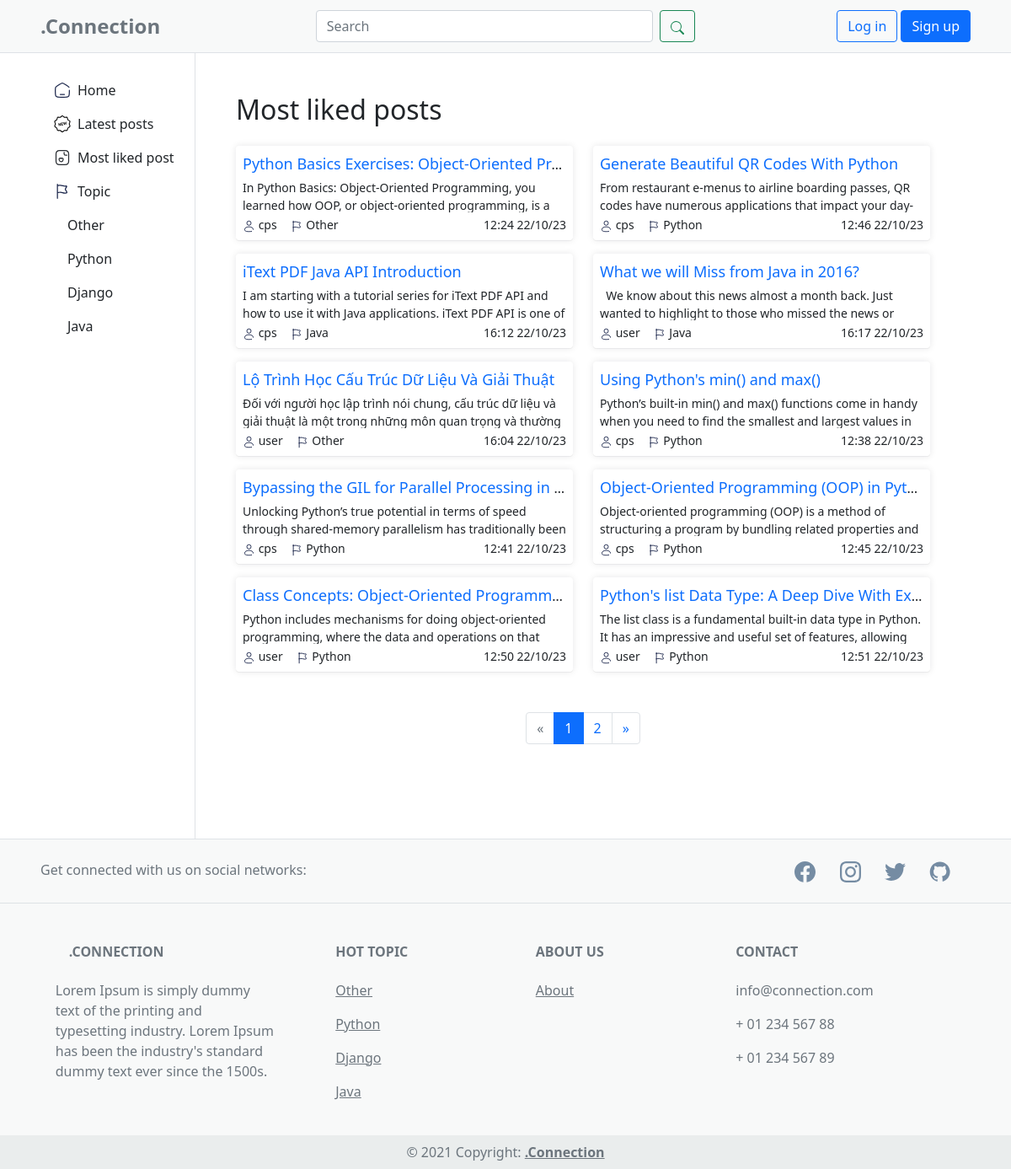
The page /most_liked_posts/ on the database its author committed.
### app/models.py (models this page shows, shortened)
class Topic(models.Model):
    name = models.CharField(max_length=100)
    def __str__(self):
        return self.name

class Post(models.Model):
    title = models.CharField(max_length=200)
    content = HTMLField()
    user = models.ForeignKey(User, on_delete=models.CASCADE, default=None)
    likes = models.ManyToManyField(User, related_name='liked_posts')
    pub_date = models.DateTimeField(auto_now_add=True)
    topic = models.ForeignKey(Topic, on_delete=models.CASCADE, default=1)

### app/views.py (the view)
# urls.py: path('most_liked_posts/', views.ListPostByLike.as_view(), name='most_liked_posts'),
class ListPostByLike(ListView):
    model = Post
    template_name = 'app/most_liked_posts.html'
    context_object_name = 'most_liked_posts'
    paginate_by = 10
    queryset = Post.objects.annotate(like_count=Count('likes')).order_by('-like_count')
    def get_context_data(self, **kwargs):
        context = super().get_context_data(**kwargs)
        paginator = context['paginator']
        page = self.request.GET.get('page')
        try:
            posts = paginator.get_page(page)
        except EmptyPage:
            posts = paginator.get_page(1)
        current_page = posts.number
        total_pages = paginator.num_pages
        if total_pages <= 5:
            page_range = range(1, total_pages + 1)
        elif current_page <= 3:
            page_range = range(1, 6)
        elif current_page >= total_pages - 2:
            page_range = range(total_pages - 4, total_pages + 1)
        else:
            page_range = range(current_page - 2, current_page + 3)
        context['page_range'] = page_range
        return context

### app/context_processors.py (called while the page is built)
def topics(request):
    topics = Topic.objects.all()
    return {'topics': topics}

### templates/app/most_liked_posts.html (shortened to what this page needs)
{% extends "components/base.html"%}
{% load static %}
{% block extrastyles %}
<link rel="stylesheet" type="text/css" href="{% static 'css/app.css' %}" />
{% endblock extrastyles %}
{% block content %}
<h2>Most liked posts</h2>
<div class="main-body-posts">
  <div class="row">
    {% for post in most_liked_posts %}
    <div class="col-xl-6">
      <div class="rounded p-2 mt-3 post-card">
        <div class="text-truncate mb-1">
          <a class="text-decoration-none text-md" href="{% url 'post' id=post.id %}">{{ post.title }}</a>
        </div>
        <div>
          <p class="m-0 text-truncate text-sm text-wrap post-content">
            {{ post.content|striptags }}
          </p>
          <div class="m-0 mt-1 text-sm d-flex justify-content-between">
            <div class="d-flex gap-3">
              <div>
                <span>{{post.user}}</span>
              </div>
              <div>
                <span>{{post.topic}}</span>
              </div>
            </div>
            <span>{{post.pub_date|date:"H:i d/m/y" }}</span>
          </div>
        </div>
      </div>
    </div>
    {% endfor %}
  </div>
</div>
<nav class="d-flex justify-content-center mt-5" aria-label="Pagination">
  <ul class="pagination">
    {% if page_obj.has_previous %}
    <li class="page-item"><a class="page-link" href="?page={{ page_obj.previous_page_number }}">&laquo;</a></li>
    {% else %}
    <li class="page-item disabled"><span class="page-link">&laquo;</span></li>
    {% endif %}
    {% for i in page_range %}
    {% if page_obj.number == i %}
    <li class="page-item active"><span class="page-link">{{ i }} </span></li>
    {% elif i == page_range.0 or i == page_range.1 or i == page_range|last %}
    <li class="page-item"><a class="page-link" href="?page={{ i }}">{{ i }}</a></li>
    {% endif %}
    {% endfor %}
    {% if page_obj.has_next %}
    <li class="page-item"><a class="page-link" href="?page={{ page_obj.next_page_number }}">&raquo;</a></li>
    {% else %}
    <li class="page-item disabled"><span class="page-link">&raquo;</span></li>
    {% endif %}
  </ul>
</nav>
{% endblock content %}

### templates/components/side.html (shortened to what this page needs)
<div class="col-2 d-none d-lg-block border-end px-0">
  <div class="d-flex flex-column align-items-center align-items-sm-start px-3 pt-2 text-white">
    <ul class="nav nav-pills flex-column mb-sm-auto mb-0 mt-3 align-items-center align-items-sm-start" id="menu">
      <li class="nav-item">
        <a href="{% url "index" %}" class="nav-link align-middle px-0 d-flex align-items-center gap-1">
          <span class="ms-1 d-none d-sm-inline text-dark side-ele">
            Home
          </span>
        </a>
      </li>
      <li>
        <a href="{% url "latest_posts" %}" class="nav-link px-0 align-middle d-flex align-items-center gap-1">
          <span class="ms-1 d-none d-sm-inline text-dark side-ele">Latest posts</span></a>
      </li>
      <li>
        <a href="{% url "most_liked_posts" %}" class="nav-link px-0 align-middle d-flex align-items-center gap-1">
          <span class="ms-1 d-none d-sm-inline text-dark side-ele">Most liked post</span></a>
      </li>
      <li>
        <a href="#submenu1" data-bs-toggle="collapse" class="nav-link px-0 align-middle d-flex align-items-center gap-1">
          <span class="ms-1 d-none d-sm-inline text-dark side-ele">Topic </span>
        </a>
        <ul class="collapse show nav flex-column ms-xxl-5 ms-3" id="submenu1" data-bs-parent="#menu">
          {% for topic in topics %}
          <li class="">
            <a href="{% url "post_by_topic" topic.id %}" class="nav-link px-0">
              <span class="d-none d-sm-inline text-dark side-ele">{{topic}}</span>
            </a>
          </li>
          {% endfor %}
        </ul>
      </li>
    </ul>
  </div>
</div>

### templates/components/footer.html (shortened to what this page needs)
<footer class="text-center text-lg-start footer text-muted">
  <section class="d-flex justify-content-center justify-content-lg-between p-4 px-5 border-bottom">
    <div class="me-5 d-none d-lg-block">
      <span>Get connected with us on social networks:</span>
    </div>
    <div>
      <a href="#" class="me-4 link-secondary text-decoration-none">
      </a>
      <a href="#" class="me-4 link-secondary text-decoration-none">
      </a>
      <a href="#" class="me-4 link-secondary text-decoration-none">
      </a>
      <a href="#" class="me-4 link-secondary text-decoration-none">
      </a>
    </div>
  </section>
  <section class="">
    <div class="container text-center text-md-start mt-5">
      <div class="row mt-3">
        <div class="col-md-3 col-lg-4 col-xl-3 mx-auto mb-4">
          <h6 class="text-uppercase fw-bold mb-4">
            .Connection
          </h6>
          <p>
            Lorem Ipsum is simply dummy text of the printing and typesetting industry. Lorem Ipsum has been the
            industry's standard dummy text ever since the 1500s.
          </p>
        </div>
        <div class="col-md-2 col-lg-2 col-xl-2 mx-auto mb-4">
          <h6 class="text-uppercase fw-bold mb-4">Hot Topic</h6>
          {% for topic in topics %}
          <p>
            <a href="{% url "post_by_topic" topic.id %}" class="text-reset">{{topic}}</a>
          </p>
          {% endfor %}
        </div>
        <div class="col-md-3 col-lg-2 col-xl-2 mx-auto mb-4">
          <h6 class="text-uppercase fw-bold mb-4">About us</h6>
          <p>
            <a href="#!" class="text-reset">About</a>
          </p>
        </div>
        <div class="col-md-4 col-lg-3 col-xl-3 mx-auto mb-md-0 mb-4">
          <h6 class="text-uppercase fw-bold mb-4">Contact</h6>
          <p>
            info@connection.com
          </p>
          <p>
            + 01 234 567 88
          </p>
          <p>
            + 01 234 567 89
          </p>
        </div>
      </div>
    </div>
  </section>
  <div class="text-center p-2" style="background-color: #EAEDED">
    © 2021 Copyright:
    <a class="text-reset fw-bold" href="#">.Connection</a>
  </div>
</footer>

### static/css/styles.css (style rules this page uses)
.text-sm { font-size: 14px; }
.text-md { font-size: 18px; }
.footer { background-color: #F8F9F9; }

### static/css/app.css (style rules this page uses)
.post-content { height: 40px; }
.post-card { box-shadow: rgba(17, 17, 26, 0.05) 0px 1px 0px, rgba(17, 17, 26, 0.1) 0px 0px 8px; }

### rows shown on the page
Topic: name "Other"
Topic: name "Python"
Topic: name "Django"
Topic: name "Java"
Post: title "Python Basics Exercises: Object-Oriented Pr…", content "In Python Basics: Object-Oriented Programming, you learned how OOP, or object-oriented programming, is a…", user "cps", topic "Other", pub_date "12:24 22/10/23"
Post: title "Generate Beautiful QR Codes With Python", content "From restaurant e-menus to airline boarding passes, QR codes have numerous applications that impact your…", user "cps", topic "Python", pub_date "12:46 22/10/23"
Post: title "iText PDF Java API Introduction", content "I am starting with a tutorial series for iText PDF API and how to use it with Java applications. iText PDF API is one of…", user "cps", topic "Java", pub_date "16:12 22/10/23"
Post: title "What we will Miss from Java in 2016?", content "We know about this news almost a month back. Just wanted to highlight to those who missed the news or…", user "user", topic "Java", pub_date "16:17 22/10/23"
Post: title "Lộ Trình Học Cấu Trúc Dữ Liệu Và Giải Thuật", content "Đối với người học lập trình nói chung, cấu trúc dữ liệu và giải thuật là một trong những môn quan trọng và thường…", user "user", topic "Other", pub_date "16:04 22/10/23"
Post: title "Using Python's min() and max()", content "Python’s built-in min() and max() functions come in handy when you need to find the smallest and largest values in…", user "cps", topic "Python", pub_date "12:38 22/10/23"
Post: title "Bypassing the GIL for Parallel Processing in…", content "Unlocking Python’s true potential in terms of speed through shared-memory parallelism has traditionally been…", user "cps", topic "Python", pub_date "12:41 22/10/23"
Post: title "Object-Oriented Programming (OOP) in Pyt…", content "Object-oriented programming (OOP) is a method of structuring a program by bundling related properties and…", user "cps", topic "Python", pub_date "12:45 22/10/23"
Post: title "Class Concepts: Object-Oriented Programm…", content "Python includes mechanisms for doing object-oriented programming, where the data and operations on that…", user "user", topic "Python", pub_date "12:50 22/10/23"
Post: title "Python's list Data Type: A Deep Dive With Ex…", content "The list class is a fundamental built-in data type in Python. It has an impressive and useful set of features, allowing…", user "user", topic "Python", pub_date "12:51 22/10/23"

### other values the page prints
{{ i }} "1"
{{ i }} "2"
